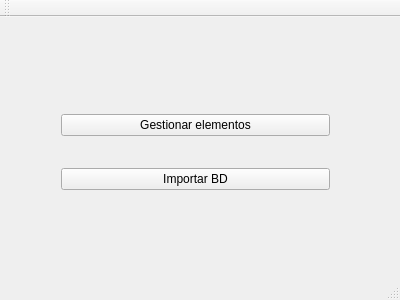
<?xml version="1.0" encoding="UTF-8"?>
<ui version="4.0">
 <class>MainWindow</class>
 <widget class="QMainWindow" name="MainWindow">
  <property name="geometry">
   <rect>
    <x>0</x>
    <y>0</y>
    <width>400</width>
    <height>300</height>
   </rect>
  </property>
  <property name="windowTitle">
   <string>MainWindow</string>
  </property>
  <widget class="QWidget" name="centralWidget">
   <widget class="QWidget" name="layoutWidget">
    <property name="geometry">
     <rect>
      <x>50</x>
      <y>60</y>
      <width>291</width>
      <height>151</height>
     </rect>
    </property>
    <layout class="QVBoxLayout" name="verticalLayout">
     <item>
      <widget class="QPushButton" name="MW_boton_gestion">
       <property name="text">
        <string>Gestionar elementos</string>
       </property>
      </widget>
     </item>
     <item>
      <widget class="QPushButton" name="MW_boton_importar">
       <property name="text">
        <string>Importar BD</string>
       </property>
      </widget>
     </item>
    </layout>
   </widget>
  </widget>
  <widget class="QMenuBar" name="menuBar">
   <property name="geometry">
    <rect>
     <x>0</x>
     <y>0</y>
     <width>400</width>
     <height>21</height>
    </rect>
   </property>
  </widget>
  <widget class="QToolBar" name="mainToolBar">
   <attribute name="toolBarArea">
    <enum>TopToolBarArea</enum>
   </attribute>
   <attribute name="toolBarBreak">
    <bool>false</bool>
   </attribute>
  </widget>
  <widget class="QStatusBar" name="statusBar"/>
 </widget>
 <layoutdefault spacing="6" margin="11"/>
 <resources/>
 <connections/>
</ui>
